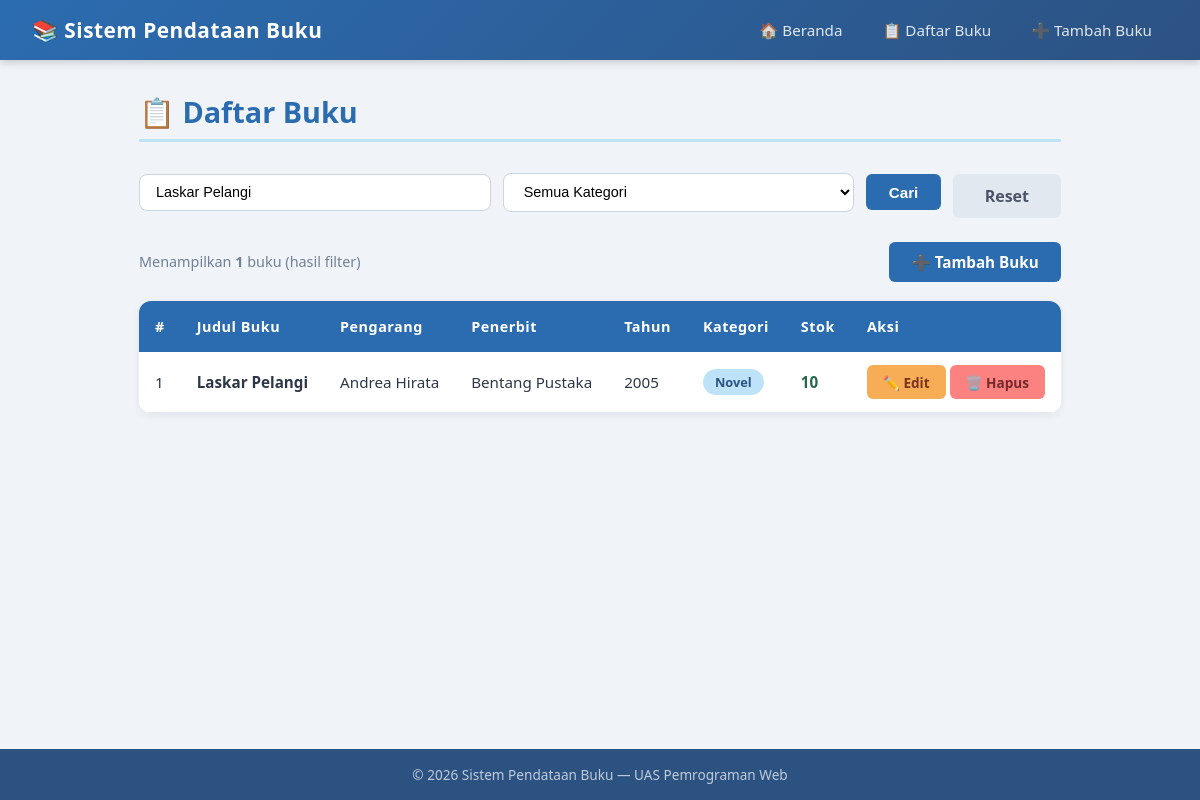
Screenshot of /daftar.php?cari=Laskar Pelangi with the database file from the repository.
### tables this page shows
CREATE TABLE IF NOT EXISTS buku (
    id INT AUTO_INCREMENT PRIMARY KEY,
    judul VARCHAR(200) NOT NULL,
    pengarang VARCHAR(150) NOT NULL,
    penerbit VARCHAR(150) NOT NULL,
    tahun_terbit YEAR NOT NULL,
    stok INT NOT NULL DEFAULT 0,
    kategori VARCHAR(100) NOT NULL,
    created_at TIMESTAMP DEFAULT CURRENT_TIMESTAMP
);

### includes/functions.php (called while the page is built, shortened)
<?php
function sanitasi($data) {
    $data = trim($data);
    $data = stripslashes($data);
    $data = htmlspecialchars($data);
    return $data;
}
function getKategori($koneksi) {
    $kategori = [];
    $query = mysqli_query($koneksi, "SELECT DISTINCT kategori FROM buku ORDER BY kategori ASC");
    while ($row = mysqli_fetch_assoc($query)) {
        $kategori[] = $row['kategori'];
    }
    return $kategori;
}
?>

### daftar.php (the view, shortened to what this page needs)
<?php
require 'includes/koneksi.php';
require 'includes/functions.php';
$cari      = isset($_GET['cari'])     ? sanitasi($_GET['cari'])     : '';
$filterKat = isset($_GET['kategori']) ? sanitasi($_GET['kategori']) : '';
$where = "WHERE 1=1";
if ($cari !== '') {
    $cari_aman = mysqli_real_escape_string($koneksi, $cari);
    $where .= " AND (judul LIKE '%$cari_aman%' OR pengarang LIKE '%$cari_aman%' OR penerbit LIKE '%$cari_aman%')";
}
$query      = mysqli_query($koneksi, "SELECT * FROM buku $where ORDER BY created_at DESC");
$totalHasil = mysqli_num_rows($query);
$kategoriList = getKategori($koneksi);
require 'includes/header.php';
?>
<h1 class="page-title">📋 Daftar Buku</h1>
<form method="GET" action="daftar.php">
    <div class="search-bar">
        <input
            type="text"
            name="cari"
            placeholder="🔍 Cari judul, pengarang, penerbit..."
            value="<?= htmlspecialchars($cari) ?>"
        >
        <select name="kategori">
            <option value="">Semua Kategori</option>
        </select>
        <button type="submit" class="btn btn-tambah">Cari</button>
        <?php if ($cari !== '' || $filterKat !== ''): ?>
            <a href="daftar.php" class="btn btn-batal" style="width:auto;">Reset</a>
        <?php endif; ?>
    </div>
</form>
<div class="top-bar">
    <span style="color:#718096; font-size:0.9rem;">
        Menampilkan <strong><?= $totalHasil ?></strong> buku
        <?= ($cari || $filterKat) ? '(hasil filter)' : '' ?>
    </span>
    <a href="tambah.php" class="btn btn-tambah">➕ Tambah Buku</a>
</div>
<?php if ($totalHasil > 0): ?>
<div class="table-wrapper">
    <table>
        <thead>
            <tr>
                <th>#</th>
                <th>Judul Buku</th>
                <th>Pengarang</th>
                <th>Penerbit</th>
                <th>Tahun</th>
                <th>Kategori</th>
                <th>Stok</th>
                <th>Aksi</th>
            </tr>
        </thead>
        <tbody>
            <?php
            $no = 1;
            while ($buku = mysqli_fetch_assoc($query)):
                if ($buku['stok'] == 0) {
                    $kelasStok = 'stok-empty';
                    $labelStok = 'Habis';
                } elseif ($buku['stok'] <= 3) {
                    $kelasStok = 'stok-warn';
                    $labelStok = $buku['stok'] . ' (sedikit)';
                } else {
                    $kelasStok = 'stok-ok';
                    $labelStok = $buku['stok'];
                }
            ?>
            <tr>
                <td data-label="#"><?= $no++ ?></td>
                <td data-label="Judul"><strong><?= sanitasi($buku['judul']) ?></strong></td>
                <td data-label="Pengarang"><?= sanitasi($buku['pengarang']) ?></td>
                <td data-label="Penerbit"><?= sanitasi($buku['penerbit']) ?></td>
                <td data-label="Tahun"><?= $buku['tahun_terbit'] ?></td>
                <td data-label="Kategori"><span class="badge"><?= sanitasi($buku['kategori']) ?></span></td>
                <td data-label="Stok"><span class="<?= $kelasStok ?>"><?= $labelStok ?></span></td>
                <td data-label="Aksi">
                    <a href="edit.php?id=<?= $buku['id'] ?>" class="btn btn-edit">✏️ Edit</a>
                    <a href="hapus.php?id=<?= $buku['id'] ?>"
                       class="btn btn-hapus"
                       onclick="return confirm('Yakin hapus buku ini?')">🗑️ Hapus</a>
                </td>
            </tr>
            <?php endwhile; ?>
        </tbody>
    </table>
</div>
<?php endif; ?>
<?php require 'includes/footer.php'; ?>

### assets/css/style.css (style rules this page uses)
* { margin: 0; padding: 0; box-sizing: border-box; }
body { font-family: 'Segoe UI', Tahoma, Geneva, Verdana, sans-serif; background-color: #f0f4f8; color: #2d3748; min-height: 100vh; display: flex; flex-direction: column; }
.page-title { font-size: 1.8rem; font-weight: 700; color: #2b6cb0; margin-bottom: 1.5rem; padding-bottom: 0.5rem; border-bottom: 3px solid #bee3f8; }
.table-wrapper { overflow-x: auto; border-radius: 12px; box-shadow: 0 2px 8px rgba(0,0,0,0.07); }
table { width: 100%; border-collapse: collapse; background: white; }
thead { background: #2b6cb0; color: white; }
thead th { padding: 1rem; text-align: left; font-weight: 600; font-size: 0.9rem; letter-spacing: 0.5px; }
tbody tr { border-bottom: 1px solid #e2e8f0; transition: background 0.15s; }
tbody td { padding: 0.85rem 1rem; font-size: 0.95rem; }
.badge { display: inline-block; padding: 0.25rem 0.75rem; border-radius: 20px; font-size: 0.8rem; font-weight: 600; background: #bee3f8; color: #2c5282; }
.stok-ok { color: #276749; font-weight: 600; }
.btn { display: inline-block; padding: 0.45rem 1rem; border-radius: 6px; font-size: 0.85rem; font-weight: 600; text-decoration: none; border: none; cursor: pointer; transition: opacity 0.2s, transform 0.1s; }
.btn-edit { background: #f6ad55; color: #7b341e; }
.btn-hapus { background: #fc8181; color: #742a2a; }
.btn-tambah { background: #2b6cb0; color: white; padding: 0.6rem 1.4rem; font-size: 0.95rem; }
.btn-batal { background: #e2e8f0; color: #4a5568; padding: 0.7rem 2rem; font-size: 1rem; width: 100%; margin-top: 0.5rem; }
.search-bar { display: flex; gap: 0.75rem; margin-bottom: 1.5rem; align-items: center; flex-wrap: wrap; }
.search-bar input, .search-bar select { padding: 0.6rem 1rem; border: 1.5px solid #cbd5e0; border-radius: 8px; font-size: 0.9rem; background: white; flex: 1; min-width: 150px; }
.top-bar { display: flex; justify-content: space-between; align-items: center; margin-bottom: 1.2rem; flex-wrap: wrap; gap: 0.75rem; }

### rows the page displays
buku: judul "Laskar Pelangi", pengarang "Andrea Hirata", penerbit "Bentang Pustaka", tahun_terbit "2005", kategori "Novel", stok "10"

### other values shown
$totalHasil "1"
